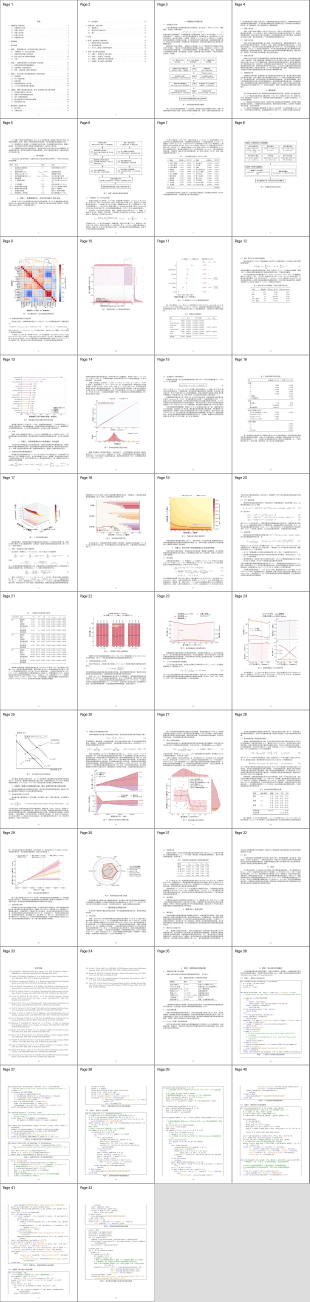
#> input picture workspace/_tmp/pdfs/layout_audit/baseline_analysis/contact_all.jpg, 928 x 3905 px (shown at 1/3 size)
$ python -i analyze_pages.py   (imports and definitions only)
#> lines starting #> are read from the running program, lines starting #| are printed output that depends on the picture
from __future__ import annotations

import argparse
import csv
from pathlib import Path

from PIL import Image, ImageDraw, ImageOps


def blank_runs(active_rows: list[bool], offset: int) -> list[tuple[int, int, int]]:
    runs: list[tuple[int, int, int]] = []
    start: int | None = None
    for idx, active in enumerate(active_rows):
        if not active and start is None:
            start = idx
        elif active and start is not None:
            runs.append((offset + start, offset + idx - 1, idx - start))
            start = None
    if start is not None:
        runs.append((offset + start, offset + len(active_rows) - 1, len(active_rows) - start))
    return runs


def analyze_page(path: Path) -> dict[str, int | float | str]:
#> called with path = 'baseline_analysis/contact_all.jpg'
    image = Image.open(path).convert("L")
    width, height = image.size
#> width = 928; height = 3905
    # 仅分析正文版心附近，排除页码与物理页边距。
    x0, x1 = int(width * 0.075), int(width * 0.925)
#> x0 = 69; x1 = 858
    y0, y1 = int(height * 0.085), int(height * 0.91)
#> y0 = 331; y1 = 3553
    crop = image.crop((x0, y0, x1, y1))
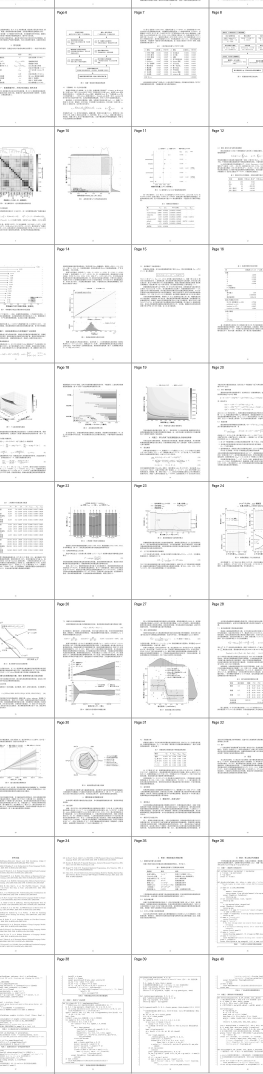
#> crop: PIL image 789x3222 L (shown at 1/3 size); min 0, max 255, mean 244
    # 抗锯齿后的浅灰像素也算内容；每行至少有 4 个深色像素才视为有效行。
    pixels = crop.load()
    row_counts = [
        sum(1 for x in range(crop.width) if pixels[x, y] < 242)
        for y in range(crop.height)
    ]
#> row_counts = 3222 values, max 789 at index 23, min 6 at index 4, mean 131.3
    active = [count >= 4 for count in row_counts]
#> active = 3222 items, first 6: True, True, True, True, True, True
    active_indices = [idx for idx, value in enumerate(active) if value]
#> active_indices = 3222 values from 0 to 3221
    if active_indices:
        first, last = active_indices[0], active_indices[-1]
#> first = 0; last = 3221
        internal = blank_runs(active[first : last + 1], y0 + first)
#> after the loop in blank_runs, `for idx, active in enumerate(active_rows):`: runs = []
#> internal = []
        longest = max(internal, key=lambda item: item[2], default=(0, 0, 0))
#> longest = (0, 0, 0)
        bottom_blank = len(active) - 1 - last
#> bottom_blank = 0
        top_blank = first
#> top_blank = 0
        occupied_span = last - first + 1
#> occupied_span = 3222
    else:
        longest = (0, 0, len(active))
        bottom_blank = len(active)
        top_blank = len(active)
        occupied_span = 0
    dark_pixels = sum(row_counts)
#> dark_pixels = 423158
    return {
#> (the run stopped early here; a loop or call above may not have finished)
